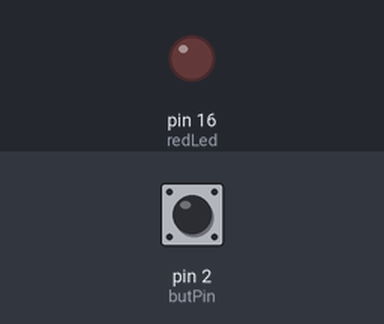
Recording of a sketch running on a simulated Arduino Uno, built with avr-gcc and run on an emulated ATmega328P. Shown: output pins drawn as LEDs (lit = HIGH). Inputs (shaded band) come from the test bench; at power-on: pin 2 (butPin) LOW.

Above: at 1.2 s.
1.3 s: pin 2 (butPin) pulled HIGH for 0.15 s
At 2.4 s:
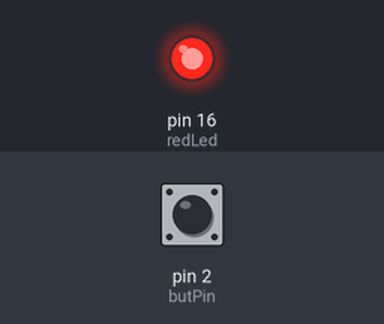
2.9 s: pin 2 (butPin) pulled HIGH for 1 s
At 3.7 s:
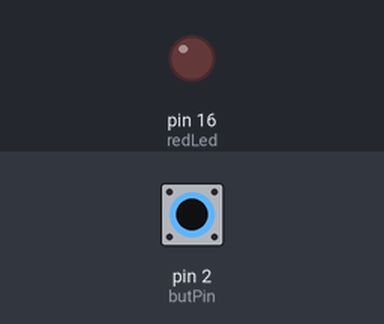
5.4 s: pin 2 (butPin) pulled HIGH for 3.2 s
At 6.8 s:
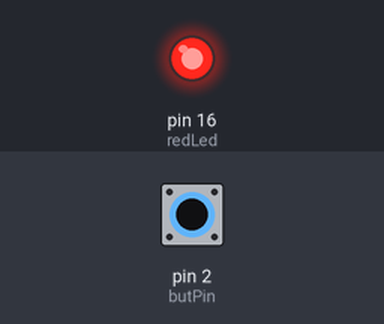
Timing chart, 0 to 8.4 s (numbered marks = the images above; inputs shaded):
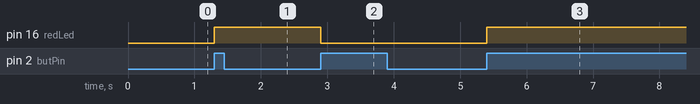

Measured:
- after the input at 1.3 s, pin 16 (redLed): LOW → HIGH at once
- after the input at 2.9 s, pin 16 (redLed): HIGH → LOW at once
- after the input at 5.4 s, pin 16 (redLed): LOW → HIGH at once

The sketch:

lesson-25-toggleledbutton.ino
```cpp
int redLed = 16;
int butPin = 2;
int br = 115200;
int ledState = 0;
int delayT = 50;
int butVal;
int butOldVal;

void setup() {
  // put your setup code here, to run once:
  Serial.begin(br);
  pinMode(butPin, INPUT);
  pinMode(redLed, OUTPUT);
}

void loop() {
  // put your main code here, to run repeatedly:
  butVal = digitalRead(butPin);
  if (butOldVal == 0  &&  butVal == 1) {
    if (ledState == 0) {
      digitalWrite(redLed, HIGH);
    }
    if (ledState == 1) {
      digitalWrite(redLed,LOW);
    }
    ledState = !ledState;
  }
  butOldVal = butVal;
  delay(delayT);
}
```
